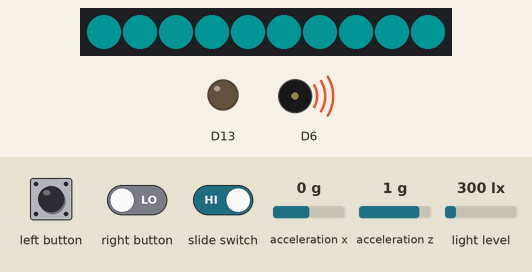
Bench run of a sketch on a simulated Adafruit Circuit Playground Express. On the bench: 10 RGB LEDs in strip order, left to right, output pins drawn as LEDs (lit = HIGH), buzzer (waves = sounding). The test bench sets the inputs (shaded band); at power-on: acceleration z 1 g, acceleration x 0 g, light level 300 lx. Dim RGB values are drawn brighter than linear.

Above: at 1.8 s.
1.9 s: acceleration z set to 0.7 g
At 2.3 s:
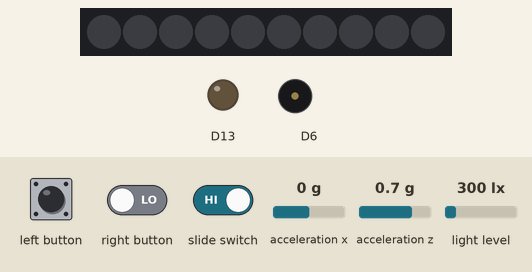
3.4 s: slide switch set LOW
At 4.56 s:
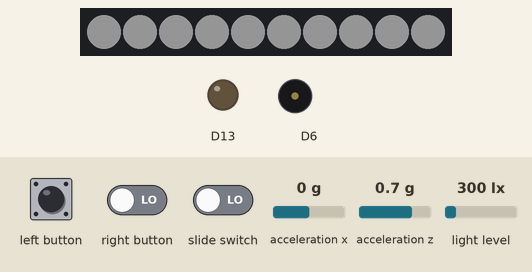
6.2 s: right button driven HIGH and slide switch driven HIGH
At 6.3 s:
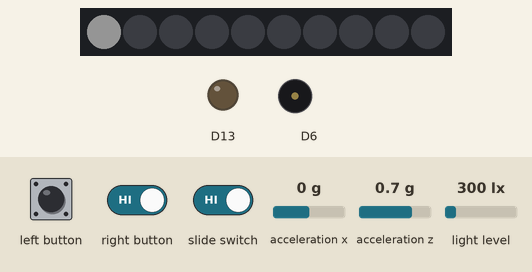
8.7 s: acceleration x set to -0.3 g
10.2 s: acceleration x set to -0.6 g
At 10.9 s:
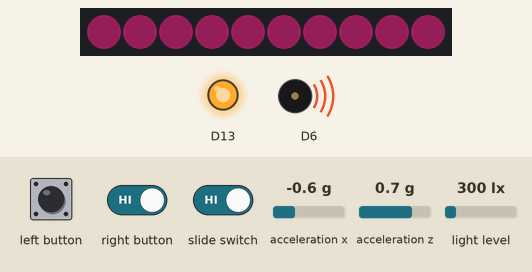
12.0 s: acceleration x set to 0.8 g
At 13.5 s:
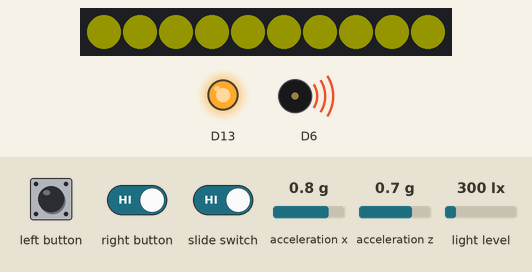
Timing chart, 0 to 14.5 s (numbered marks = the images above; inputs shaded):
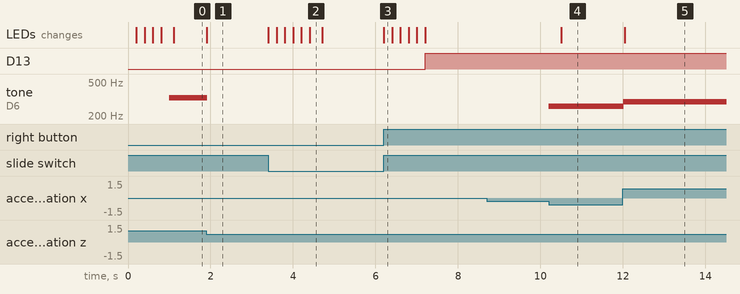

Measured:
- the behaviour switches between 0.9 and 0.8 g on acceleration z (found by bisection; images 0 and 1)
- the behaviour switches between -0.4 and -0.5 g on acceleration x (found by bisection; images 3 and 4)
- after the input at 1.9 s, tone on D6: 329 Hz → silent at once; the LEDs: change at once (image 1)
- after the input at 3.4 s, the LEDs: first change at once (image 2 shows a later state)
- after the input at 6.2 s, D13: LOW → HIGH after 1.0 s; the LEDs: change at once (image 3)
- after the input at 8.7 s, every drawn part: stays the same
- after the input at 10.2 s, tone on D6: silent → 261 Hz at once; the LEDs: change after 0.30 s (image 4)
- after the input at 12.0 s, tone on D6: 261 Hz → 293 Hz at once; the LEDs: change at once (image 5)

The sketch:

project1-gloves__3_.ino
```cpp
/*
Music Gloves

We created interactive and fun gloves that play music notes.
To implement our idea we used 2 sensors - light sensor and accelerometer (motion). Additionally, we utilized both the right and left buttons
as well as the slide switch to control our device actions. We also used the neoPixels to indicate the different notes and when we turn on or off the device.

  Video link: https://www.youtube.com/watch?v=omzZyfckoDM&ab_channel=RoeeFriedman
  Created By:
  Roee Friedman
  Ido Bosmi
*/


#include <Adafruit_CircuitPlayground.h>
float X,Z; //Hold the current value of the movement X plain and Z plain accordingly (motionX, motionZ.
float rightHand[4] = {261.63, 293.66, 329.63, 493.88}; // The notes frequencies (Hz) that will be played by the right hand (C,D,E and B.
float leftHand[4] = {349.3, 392, 440, 523.23}; // The notes frequencies (Hz) that will be played by the left hand (F,G,A and C).
int rightColor[4][4]= {{255, 51 , 153}, {255, 255, 0}, {0, 255, 255}, {255, 0, 0}}; // Right hand newPixels of the notes.
int leftColor[4][4]= {{0, 0, 255}, {255, 255, 255}, {0, 255, 0}, {102, 0, 102}};// Left hand newPixels of the notes.
bool isRight = true; // Indicates whether the Arduino represents a right (true) or left (false) hand.
bool isOn = false; // Indicates if the device is on (true) or off (false)
float octave = 1; // Indicates the current octave of the notes.
bool octaveChange = false; // Indicates whether the device is currently in an octave changing process.

void setup() {
  CircuitPlayground.begin();  // Initialize the CP library.
}

void loop() {

    if(CircuitPlayground.slideSwitch()){ //Checks if slide switch is on to turn on the device.
      turnOn();
    } else if (isOn) { // Else, checks if the current mode of the device is on, if so, turn it off.
      turnOff();
    }
    while(CircuitPlayground.slideSwitch() && isOn){ //While the slide switch in on and also the turn on process is complete.

      //Determines the hand you want to play with and change the redLed mode to indicate it.
      if(CircuitPlayground.rightButton()){
        isRight = true;
        CircuitPlayground.redLED(true);
      }

      if(CircuitPlayground.leftButton()){
        isRight = false;
        CircuitPlayground.redLED(false);
      }

       // Gets the current motionX and motionZ to determine the note to play.
       X = CircuitPlayground.motionX();
       Z = CircuitPlayground.motionZ();


      //Play C or F according to the current hand and change the neoPixels color according to the note.
      while(X < -4 && X > -10 && isOn){
        isRight ? playNote(rightHand[0]) : playNote(leftHand[0]);
        isRight ? setColor(rightColor[0]) : setColor(leftColor[0]);
        X = CircuitPlayground.motionX();
      }
      //Play D or G according to the current hand and change the neoPixels color according to the note.
      while(X > 4 && X < 10 && isOn){
        isRight ? playNote(rightHand[1]) : playNote(leftHand[1]);
        isRight ? setColor(rightColor[1]) : setColor(leftColor[1]) ;
        X = CircuitPlayground.motionX();
      }
      //Play E or A according to the current hand and change the neoPixels color according to the note.
      while( Z > 8 && Z < 13 && isOn){
        isRight ? playNote(rightHand[2]) : playNote(leftHand[2]);
        isRight ? setColor(rightColor[2]) : setColor(leftColor[2]);
        Z = CircuitPlayground.motionZ();
      }

      //Play B or C according to the current hand and change the neoPixels color according to the note.
      while(CircuitPlayground.lightSensor() < 15){
        isRight ? playNote(rightHand[3]) : playNote(leftHand[3]);
        isRight ? setHalfColor(rightColor[3]) : setHalfColor(leftColor[3]);
      }

      if(CircuitPlayground.lightSensor() < 700 && CircuitPlayground.lightSensor() > 250 && !octaveChange && isOn){
        // If the device gets medium light (250 - 700, 1 line in iPhone flashlight) and we are not currently in the middle of octave change, go 1 octave down.
        octave = octave * 0.5;
        octaveChange = true;

      }
      if(CircuitPlayground.lightSensor() > 700 && !octaveChange && isOn){
        // if the device gets strong light (>700, 4 line in iPhone flashlight) and we are not currently in the middle of octave change, go 1 octave up.
        octave = octave * 2;
        octaveChange = true;
      }
      if(CircuitPlayground.lightSensor() > 30 && CircuitPlayground.lightSensor() < 100 ){
        // If the light is normal, it means that we finished the octave change process.
        octaveChange = false;
      }

      CircuitPlayground.clearPixels(); //If no note is currently playing, clear all the pixels.
    }

}


void setColor(int color[3]){
  // The function gets an array of length 3 that represents a color. Change the colors of all the neoPixels to that color.
  for(int i = 0; i <= 9; i++){
    CircuitPlayground.setPixelColor(i, color[0], color[1], color[2]);
  }
}

void setHalfColor(int color[3]){
  // the function gets an array of length 3 that represents a color. Change the colors of neoPixels 3-7 to that color (to not interfere with the light sensor.
  for(int i = 3; i <= 7; i++){
    CircuitPlayground.setPixelColor(i, color[0], color[1], color[2]);
  }
}

void turnOn(){
  //Does the turnOn theme - turn on the white color on each neoPixel one by one until all of them are on, then turn all of them off and change the mode of turnOn.
  for(int i = 0; i <= 9; i++){
    CircuitPlayground.setPixelColor(i, 255, 255, 255);
    delay(100);
  }
  CircuitPlayground.clearPixels();
  isOn = true;
}

void turnOff(){
  //Does the turnOff theme - turn on the white color on each neoPixel one by one separately. Then, all of them together.
  //Then turn all of them off and change the mode of turnOn to false and reset all the variables to their default.
  for(int i = 9; i >= 0; i--){
    CircuitPlayground.setPixelColor(i, 255, 255, 255);
    delay(100);
    CircuitPlayground.setPixelColor(i, 0, 0, 0);
  }
  for(int i = 9; i >= 0; i--){
    CircuitPlayground.setPixelColor(i, 255, 255, 255);
  }
  delay(300);
  CircuitPlayground.clearPixels();
  CircuitPlayground.redLED(false);
  isRight = true;
  isOn = false;
  octave = 1;
  octaveChange = false;
}

void playNote(float note){
  // play the given note using playTone function for 10 milliseconds. The octave of the note will be determined by the current octave value.
  CircuitPlayground.playTone(note * octave, 10);
}
```
